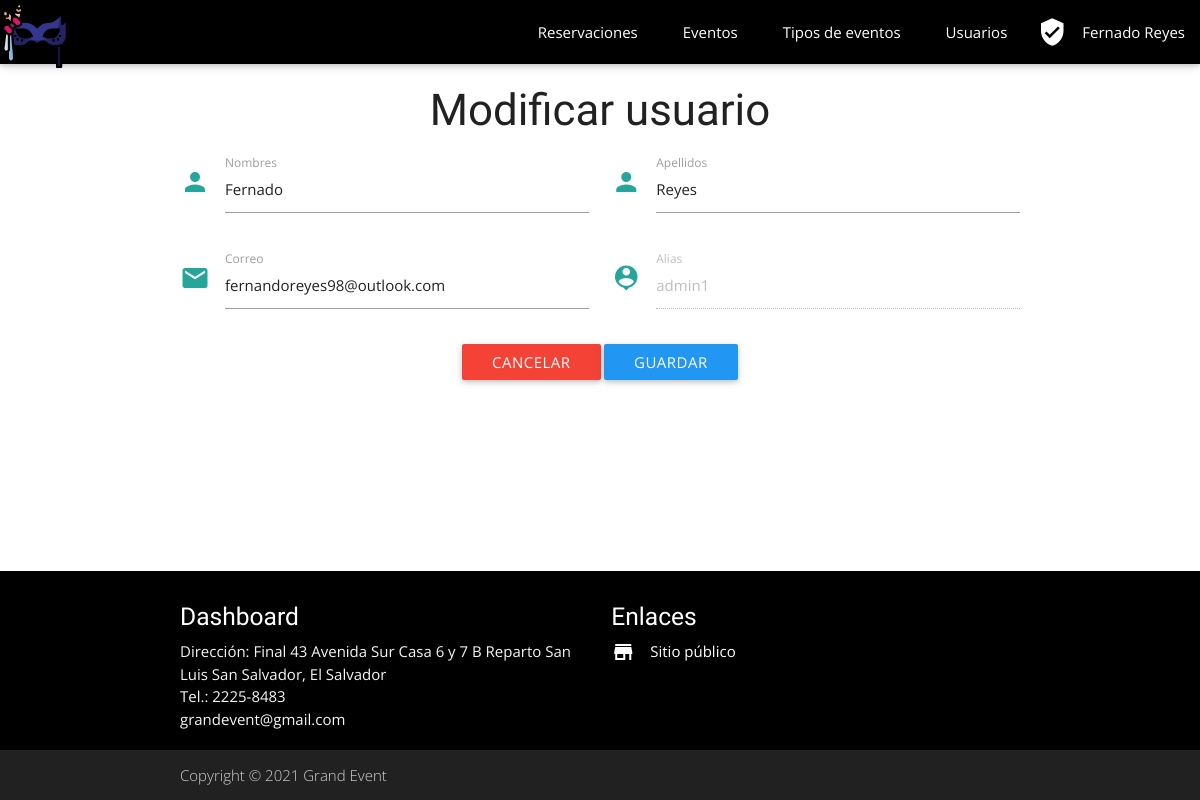
Screenshot of /dashboard/users/save.php?id=3 (signed in) with the database file from the repository.
### tables this page shows
CREATE TABLE `usuarios` (
  `id_usuario` int(11) UNSIGNED NOT NULL,
  `nombres` varchar(50) NOT NULL,
  `apellidos` varchar(50) NOT NULL,
  `correo` varchar(100) NOT NULL,
  `alias` varchar(50) NOT NULL,
  `clave` varchar(100) NOT NULL
);

### lib/database.php (called while the page is built, shortened)
<?php
class Database
{
    private static $connection;
    private static function connect()
    {
        $server = "localhost";
        $database = "grandevent";
        $username = "root";
        $password = "";
        $options = array(PDO::MYSQL_ATTR_INIT_COMMAND => "set names utf8");
        self::$connection = null;
        try
        {
            self::$connection = new PDO("mysql:host=".$server."; dbname=".$database, $username, $password, $options);
            self::$connection->setAttribute(PDO::ATTR_ERRMODE, PDO::ERRMODE_EXCEPTION);
        }
        catch(PDOException $exception)
        {
            die($exception->getMessage());
        }
    }
    private static function desconnect()
    {
        self::$connection = null;
    }
    public static function getRow($query, $values)
    {
        $statement = self::$connection->prepare($query);
        $statement->execute($values);
        return $statement->fetch(PDO::FETCH_BOTH);
    }
}
?>

### dashboard/users/save.php (the view, shortened to what this page needs)
<?php
require("../lib/page.php");
if(empty($_GET['id']))
{
    Page::header("Agregar usuario");
    $id = null;
    $nombres = null;
    $apellidos = null;
    $correo = null;
    $alias = null;
}
else
{
    $id = $_GET['id'];
    $sql = "SELECT * FROM usuarios WHERE id_usuario = ?";
    $params = array($id);
    $data = Database::getRow($sql, $params);
    $nombres = $data['nombres'];
    $apellidos = $data['apellidos'];
    $correo = $data['correo'];
    $alias = $data['alias'];
}
?>
<form method='post'>
    <div class='row'>
        <div class='input-field col s12 m6'>
          	<i class='material-icons prefix'>person</i>
          	<input id='nombres' type='text' name='nombres' class='validate' value='<?php print($nombres); ?>' required/>
          	<label for='nombres'>Nombres</label>
        </div>
        <div class='input-field col s12 m6'>
            <i class='material-icons prefix'>person</i>
            <input id='apellidos' type='text' name='apellidos' class='validate' value='<?php print($apellidos); ?>' required/>
            <label for='apellidos'>Apellidos</label>
        </div>
    </div>
    <div class='row'>
        <div class='input-field col s12 m6'>
            <i class='material-icons prefix'>email</i>
            <input id='correo' type='email' name='correo' class='validate' value='<?php print($correo); ?>' required/>
            <label for='correo'>Correo</label>
        </div>
        <div class='input-field col s12 m6'>
            <i class='material-icons prefix'>person_pin</i>
            <input id='alias' type='text' name='alias' class='validate' <?php print("value='$alias' "); print(($id == null)?"required":"disabled"); ?>/>
            <label for='alias'>Alias</label>
        </div>
    </div>
    <div class='row center-align'>
        <a href='index.php' class='btn waves-effect red'>Cancelar</a>
        <button type='submit' class='btn waves-effect blue'>Guardar</button>
    </div>
</form>

### dashboard/css/dashboard.css (style rules this page uses)
* { margin: 0; padding: 0; font-family: 'Open Sans', sans-serif; }
body { display: flex; min-height: 100vh; flex-direction: column; }

### rows the page displays
usuarios: nombres "Fernado", apellidos "Reyes", correo "fernandoreyes98@outlook.com", alias "admin1"

### other values shown
$_SESSION['nombre_usuario'] "Fernado Reyes"
$title "Modificar usuario"
